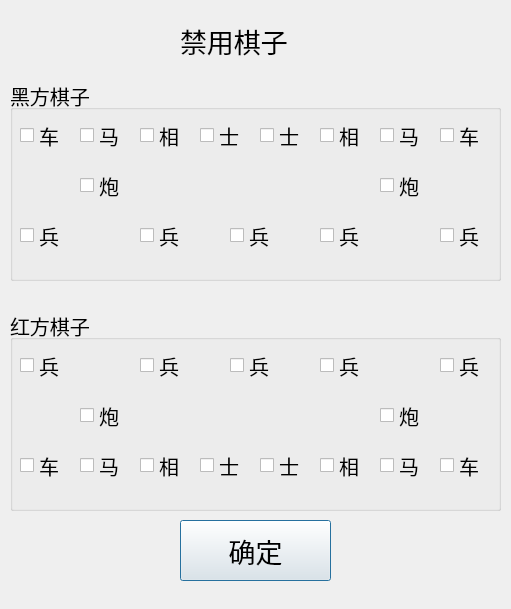
<?xml version="1.0" encoding="UTF-8"?>
<ui version="4.0">
 <class>ForbidChess</class>
 <widget class="QDialog" name="ForbidChess">
  <property name="geometry">
   <rect>
    <x>0</x>
    <y>0</y>
    <width>511</width>
    <height>609</height>
   </rect>
  </property>
  <property name="windowTitle">
   <string>Dialog</string>
  </property>
  <widget class="QLabel" name="label">
   <property name="geometry">
    <rect>
     <x>180</x>
     <y>10</y>
     <width>141</width>
     <height>61</height>
    </rect>
   </property>
   <property name="font">
    <font>
     <pointsize>20</pointsize>
    </font>
   </property>
   <property name="text">
    <string>禁用棋子</string>
   </property>
  </widget>
  <widget class="QGroupBox" name="blackGroup">
   <property name="geometry">
    <rect>
     <x>10</x>
     <y>80</y>
     <width>491</width>
     <height>201</height>
    </rect>
   </property>
   <property name="font">
    <font>
     <pointsize>15</pointsize>
    </font>
   </property>
   <property name="title">
    <string>黑方棋子</string>
   </property>
   <widget class="QCheckBox" name="black_jv_1">
    <property name="geometry">
     <rect>
      <x>10</x>
      <y>40</y>
      <width>51</width>
      <height>31</height>
     </rect>
    </property>
    <property name="font">
     <font>
      <pointsize>15</pointsize>
     </font>
    </property>
    <property name="text">
     <string>车</string>
    </property>
   </widget>
   <widget class="QCheckBox" name="black_ma_1">
    <property name="geometry">
     <rect>
      <x>70</x>
      <y>40</y>
      <width>51</width>
      <height>31</height>
     </rect>
    </property>
    <property name="font">
     <font>
      <pointsize>15</pointsize>
     </font>
    </property>
    <property name="text">
     <string>马</string>
    </property>
   </widget>
   <widget class="QCheckBox" name="black_xiang_1">
    <property name="geometry">
     <rect>
      <x>130</x>
      <y>40</y>
      <width>51</width>
      <height>31</height>
     </rect>
    </property>
    <property name="font">
     <font>
      <pointsize>15</pointsize>
     </font>
    </property>
    <property name="text">
     <string>相</string>
    </property>
   </widget>
   <widget class="QCheckBox" name="black_shi_1">
    <property name="geometry">
     <rect>
      <x>190</x>
      <y>40</y>
      <width>51</width>
      <height>31</height>
     </rect>
    </property>
    <property name="font">
     <font>
      <pointsize>15</pointsize>
     </font>
    </property>
    <property name="text">
     <string>士</string>
    </property>
   </widget>
   <widget class="QCheckBox" name="black_shi_2">
    <property name="geometry">
     <rect>
      <x>250</x>
      <y>40</y>
      <width>51</width>
      <height>31</height>
     </rect>
    </property>
    <property name="font">
     <font>
      <pointsize>15</pointsize>
     </font>
    </property>
    <property name="text">
     <string>士</string>
    </property>
   </widget>
   <widget class="QCheckBox" name="black_xiang_2">
    <property name="geometry">
     <rect>
      <x>310</x>
      <y>40</y>
      <width>51</width>
      <height>31</height>
     </rect>
    </property>
    <property name="font">
     <font>
      <pointsize>15</pointsize>
     </font>
    </property>
    <property name="text">
     <string>相</string>
    </property>
   </widget>
   <widget class="QCheckBox" name="black_ma_2">
    <property name="geometry">
     <rect>
      <x>370</x>
      <y>40</y>
      <width>51</width>
      <height>31</height>
     </rect>
    </property>
    <property name="font">
     <font>
      <pointsize>15</pointsize>
     </font>
    </property>
    <property name="text">
     <string>马</string>
    </property>
   </widget>
   <widget class="QCheckBox" name="black_jv_2">
    <property name="geometry">
     <rect>
      <x>430</x>
      <y>40</y>
      <width>51</width>
      <height>31</height>
     </rect>
    </property>
    <property name="font">
     <font>
      <pointsize>15</pointsize>
     </font>
    </property>
    <property name="text">
     <string>车</string>
    </property>
   </widget>
   <widget class="QCheckBox" name="black_pao_2">
    <property name="geometry">
     <rect>
      <x>370</x>
      <y>90</y>
      <width>51</width>
      <height>31</height>
     </rect>
    </property>
    <property name="font">
     <font>
      <pointsize>15</pointsize>
     </font>
    </property>
    <property name="text">
     <string>炮</string>
    </property>
   </widget>
   <widget class="QCheckBox" name="black_pao_1">
    <property name="geometry">
     <rect>
      <x>70</x>
      <y>90</y>
      <width>51</width>
      <height>31</height>
     </rect>
    </property>
    <property name="font">
     <font>
      <pointsize>15</pointsize>
     </font>
    </property>
    <property name="text">
     <string>炮</string>
    </property>
   </widget>
   <widget class="QCheckBox" name="black_bing_1">
    <property name="geometry">
     <rect>
      <x>10</x>
      <y>140</y>
      <width>51</width>
      <height>31</height>
     </rect>
    </property>
    <property name="font">
     <font>
      <pointsize>15</pointsize>
     </font>
    </property>
    <property name="text">
     <string>兵</string>
    </property>
   </widget>
   <widget class="QCheckBox" name="black_bing_2">
    <property name="geometry">
     <rect>
      <x>130</x>
      <y>140</y>
      <width>51</width>
      <height>31</height>
     </rect>
    </property>
    <property name="font">
     <font>
      <pointsize>15</pointsize>
     </font>
    </property>
    <property name="text">
     <string>兵</string>
    </property>
   </widget>
   <widget class="QCheckBox" name="black_bing_5">
    <property name="geometry">
     <rect>
      <x>430</x>
      <y>140</y>
      <width>51</width>
      <height>31</height>
     </rect>
    </property>
    <property name="font">
     <font>
      <pointsize>15</pointsize>
     </font>
    </property>
    <property name="text">
     <string>兵</string>
    </property>
   </widget>
   <widget class="QCheckBox" name="black_bing_4">
    <property name="geometry">
     <rect>
      <x>310</x>
      <y>140</y>
      <width>51</width>
      <height>31</height>
     </rect>
    </property>
    <property name="font">
     <font>
      <pointsize>15</pointsize>
     </font>
    </property>
    <property name="text">
     <string>兵</string>
    </property>
   </widget>
   <widget class="QCheckBox" name="black_bing_3">
    <property name="geometry">
     <rect>
      <x>220</x>
      <y>140</y>
      <width>51</width>
      <height>31</height>
     </rect>
    </property>
    <property name="font">
     <font>
      <pointsize>15</pointsize>
     </font>
    </property>
    <property name="text">
     <string>兵</string>
    </property>
   </widget>
  </widget>
  <widget class="QGroupBox" name="redGroup">
   <property name="geometry">
    <rect>
     <x>10</x>
     <y>310</y>
     <width>491</width>
     <height>201</height>
    </rect>
   </property>
   <property name="font">
    <font>
     <pointsize>15</pointsize>
    </font>
   </property>
   <property name="title">
    <string>红方棋子</string>
   </property>
   <widget class="QCheckBox" name="red_jv_1">
    <property name="geometry">
     <rect>
      <x>10</x>
      <y>140</y>
      <width>51</width>
      <height>31</height>
     </rect>
    </property>
    <property name="font">
     <font>
      <pointsize>15</pointsize>
     </font>
    </property>
    <property name="text">
     <string>车</string>
    </property>
   </widget>
   <widget class="QCheckBox" name="red_ma_1">
    <property name="geometry">
     <rect>
      <x>70</x>
      <y>140</y>
      <width>51</width>
      <height>31</height>
     </rect>
    </property>
    <property name="font">
     <font>
      <pointsize>15</pointsize>
     </font>
    </property>
    <property name="text">
     <string>马</string>
    </property>
   </widget>
   <widget class="QCheckBox" name="red_xiang_1">
    <property name="geometry">
     <rect>
      <x>130</x>
      <y>140</y>
      <width>51</width>
      <height>31</height>
     </rect>
    </property>
    <property name="font">
     <font>
      <pointsize>15</pointsize>
     </font>
    </property>
    <property name="text">
     <string>相</string>
    </property>
   </widget>
   <widget class="QCheckBox" name="red_shi_1">
    <property name="geometry">
     <rect>
      <x>190</x>
      <y>140</y>
      <width>51</width>
      <height>31</height>
     </rect>
    </property>
    <property name="font">
     <font>
      <pointsize>15</pointsize>
     </font>
    </property>
    <property name="text">
     <string>士</string>
    </property>
   </widget>
   <widget class="QCheckBox" name="red_shi_2">
    <property name="geometry">
     <rect>
      <x>250</x>
      <y>140</y>
      <width>51</width>
      <height>31</height>
     </rect>
    </property>
    <property name="font">
     <font>
      <pointsize>15</pointsize>
     </font>
    </property>
    <property name="text">
     <string>士</string>
    </property>
   </widget>
   <widget class="QCheckBox" name="red_xiang_2">
    <property name="geometry">
     <rect>
      <x>310</x>
      <y>140</y>
      <width>51</width>
      <height>31</height>
     </rect>
    </property>
    <property name="font">
     <font>
      <pointsize>15</pointsize>
     </font>
    </property>
    <property name="text">
     <string>相</string>
    </property>
   </widget>
   <widget class="QCheckBox" name="red_ma_2">
    <property name="geometry">
     <rect>
      <x>370</x>
      <y>140</y>
      <width>51</width>
      <height>31</height>
     </rect>
    </property>
    <property name="font">
     <font>
      <pointsize>15</pointsize>
     </font>
    </property>
    <property name="text">
     <string>马</string>
    </property>
   </widget>
   <widget class="QCheckBox" name="red_jv_2">
    <property name="geometry">
     <rect>
      <x>430</x>
      <y>140</y>
      <width>51</width>
      <height>31</height>
     </rect>
    </property>
    <property name="font">
     <font>
      <pointsize>15</pointsize>
     </font>
    </property>
    <property name="text">
     <string>车</string>
    </property>
   </widget>
   <widget class="QCheckBox" name="red_pao_2">
    <property name="geometry">
     <rect>
      <x>370</x>
      <y>90</y>
      <width>51</width>
      <height>31</height>
     </rect>
    </property>
    <property name="font">
     <font>
      <pointsize>15</pointsize>
     </font>
    </property>
    <property name="text">
     <string>炮</string>
    </property>
   </widget>
   <widget class="QCheckBox" name="red_pao_1">
    <property name="geometry">
     <rect>
      <x>70</x>
      <y>90</y>
      <width>51</width>
      <height>31</height>
     </rect>
    </property>
    <property name="font">
     <font>
      <pointsize>15</pointsize>
     </font>
    </property>
    <property name="text">
     <string>炮</string>
    </property>
   </widget>
   <widget class="QCheckBox" name="red_bing_1">
    <property name="geometry">
     <rect>
      <x>10</x>
      <y>40</y>
      <width>51</width>
      <height>31</height>
     </rect>
    </property>
    <property name="font">
     <font>
      <pointsize>15</pointsize>
     </font>
    </property>
    <property name="text">
     <string>兵</string>
    </property>
   </widget>
   <widget class="QCheckBox" name="red_bing_2">
    <property name="geometry">
     <rect>
      <x>130</x>
      <y>40</y>
      <width>51</width>
      <height>31</height>
     </rect>
    </property>
    <property name="font">
     <font>
      <pointsize>15</pointsize>
     </font>
    </property>
    <property name="text">
     <string>兵</string>
    </property>
   </widget>
   <widget class="QCheckBox" name="red_bing_5">
    <property name="geometry">
     <rect>
      <x>430</x>
      <y>40</y>
      <width>51</width>
      <height>31</height>
     </rect>
    </property>
    <property name="font">
     <font>
      <pointsize>15</pointsize>
     </font>
    </property>
    <property name="text">
     <string>兵</string>
    </property>
   </widget>
   <widget class="QCheckBox" name="red_bing_4">
    <property name="geometry">
     <rect>
      <x>310</x>
      <y>40</y>
      <width>51</width>
      <height>31</height>
     </rect>
    </property>
    <property name="font">
     <font>
      <pointsize>15</pointsize>
     </font>
    </property>
    <property name="text">
     <string>兵</string>
    </property>
   </widget>
   <widget class="QCheckBox" name="red_bing_3">
    <property name="geometry">
     <rect>
      <x>220</x>
      <y>40</y>
      <width>51</width>
      <height>31</height>
     </rect>
    </property>
    <property name="font">
     <font>
      <pointsize>15</pointsize>
     </font>
    </property>
    <property name="text">
     <string>兵</string>
    </property>
   </widget>
  </widget>
  <widget class="QPushButton" name="ok">
   <property name="geometry">
    <rect>
     <x>180</x>
     <y>520</y>
     <width>151</width>
     <height>61</height>
    </rect>
   </property>
   <property name="font">
    <font>
     <pointsize>20</pointsize>
    </font>
   </property>
   <property name="text">
    <string>确定</string>
   </property>
  </widget>
 </widget>
 <resources/>
 <connections/>
</ui>
